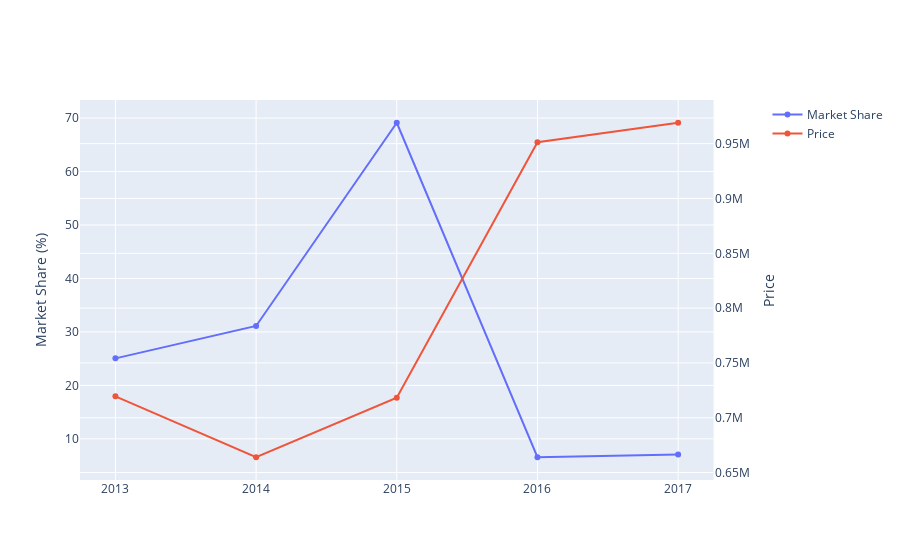

Notebook code cell kept with this figure:
### Code cell
model_s_data = data[(data['Model'] == 'Model S') & (data['Year'].isin([2013, 2014, 2015, 2016, 2017]))]
model_s_data['Market share'] *= 100
# Create figure with secondary y-axis
fig = make_subplots(specs=[[{"secondary_y": True}]])

# Add traces
fig.add_trace(
    go.Scatter(x=model_s_data['Year'], y=model_s_data['Market share'], name="Market Share"),
    secondary_y=False,
)

fig.add_trace(
    go.Scatter(x=model_s_data['Year'], y=model_s_data['Price'], name="Price"),
    secondary_y=True,
)


# Set x-axis title
fig.update_xaxes(tickvals=[2013, 2014, 2015, 2016, 2017])

# Set y-axes titles
fig.update_yaxes(title_text="Market Share (%)", secondary_y=False)
fig.update_yaxes(title_text="Price", secondary_y=True)

fig.show()

### Figure 1 — Plotly figure (JSON) as saved in the notebook; plotly's stock layout.template omitted (floating-point values rounded to 4 significant figures)
{"data": [{"name": "Market Share", "type": "scatter", "x": [2013, 2014, 2015, 2016, 2017], "xaxis": "x", "y": [25.06, 31.11, 69.13, 6.555, 7.077], "yaxis": "y"}, {"name": "Price", "type": "scatter", "x": [2013, 2014, 2015, 2016, 2017], "xaxis": "x", "y": [719600.0, 664000.0, 718250, 951251, 969100.0], "yaxis": "y2"}], "layout": {"xaxis": {"anchor": "y", "domain": [0, 0.94], "tickvals": [2013, 2014, 2015, 2016, 2017]}, "yaxis": {"anchor": "x", "domain": [0, 1], "title": {"text": "Market Share (%)"}}, "yaxis2": {"anchor": "x", "overlaying": "y", "side": "right", "title": {"text": "Price"}}}}
